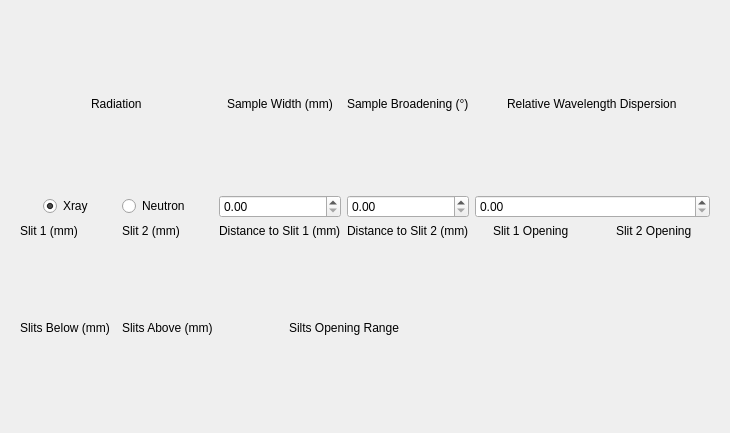
<?xml version="1.0" encoding="UTF-8"?>
<ui version="4.0">
 <class>Form</class>
 <widget class="QWidget" name="Form">
  <property name="geometry">
   <rect>
    <x>0</x>
    <y>0</y>
    <width>730</width>
    <height>433</height>
   </rect>
  </property>
  <property name="windowTitle">
   <string>Form</string>
  </property>
  <layout class="QVBoxLayout" name="verticalLayout_2">
   <item>
    <widget class="QWidget" name="widget" native="true">
     <layout class="QVBoxLayout" name="verticalLayout">
      <item>
       <layout class="QGridLayout" name="gridLayout">
        <item row="2" column="1">
         <layout class="QHBoxLayout" name="horizontalLayout_5">
          <item>
           <widget class="QLabel" name="label_2">
            <property name="sizePolicy">
             <sizepolicy hsizetype="Maximum" vsizetype="Maximum">
              <horstretch>0</horstretch>
              <verstretch>0</verstretch>
             </sizepolicy>
            </property>
            <property name="text">
             <string>Distance to Slit 1 (mm)</string>
            </property>
           </widget>
          </item>
          <item>
           <widget class="QLabel" name="label_3">
            <property name="sizePolicy">
             <sizepolicy hsizetype="Maximum" vsizetype="Maximum">
              <horstretch>0</horstretch>
              <verstretch>0</verstretch>
             </sizepolicy>
            </property>
            <property name="text">
             <string>Distance to Slit 2 (mm)</string>
            </property>
           </widget>
          </item>
         </layout>
        </item>
        <item row="3" column="0">
         <layout class="QHBoxLayout" name="horizontalLayout_6"/>
        </item>
        <item row="4" column="1" alignment="Qt::AlignHCenter|Qt::AlignVCenter">
         <widget class="QLabel" name="label_9">
          <property name="sizePolicy">
           <sizepolicy hsizetype="Maximum" vsizetype="Maximum">
            <horstretch>0</horstretch>
            <verstretch>0</verstretch>
           </sizepolicy>
          </property>
          <property name="text">
           <string>Silts Opening Range</string>
          </property>
         </widget>
        </item>
        <item row="1" column="0">
         <layout class="QHBoxLayout" name="horizontalLayout_4">
          <item>
           <widget class="QRadioButton" name="radioButton">
            <property name="sizePolicy">
             <sizepolicy hsizetype="Maximum" vsizetype="Maximum">
              <horstretch>0</horstretch>
              <verstretch>0</verstretch>
             </sizepolicy>
            </property>
            <property name="text">
             <string>Xray</string>
            </property>
            <property name="checked">
             <bool>true</bool>
            </property>
            <attribute name="buttonGroup">
             <string notr="true">buttonGroup</string>
            </attribute>
           </widget>
          </item>
          <item>
           <widget class="QRadioButton" name="radioButton_2">
            <property name="sizePolicy">
             <sizepolicy hsizetype="Maximum" vsizetype="Maximum">
              <horstretch>0</horstretch>
              <verstretch>0</verstretch>
             </sizepolicy>
            </property>
            <property name="text">
             <string>Neutron</string>
            </property>
            <attribute name="buttonGroup">
             <string notr="true">buttonGroup</string>
            </attribute>
           </widget>
          </item>
         </layout>
        </item>
        <item row="0" column="0" alignment="Qt::AlignHCenter|Qt::AlignVCenter">
         <widget class="QLabel" name="label">
          <property name="sizePolicy">
           <sizepolicy hsizetype="Maximum" vsizetype="Maximum">
            <horstretch>0</horstretch>
            <verstretch>0</verstretch>
           </sizepolicy>
          </property>
          <property name="text">
           <string>Radiation</string>
          </property>
         </widget>
        </item>
        <item row="5" column="0">
         <layout class="QHBoxLayout" name="horizontalLayout_9"/>
        </item>
        <item row="2" column="0">
         <layout class="QHBoxLayout" name="horizontalLayout">
          <property name="spacing">
           <number>12</number>
          </property>
          <item alignment="Qt::AlignVCenter">
           <widget class="QLabel" name="label_5">
            <property name="sizePolicy">
             <sizepolicy hsizetype="Maximum" vsizetype="Maximum">
              <horstretch>0</horstretch>
              <verstretch>0</verstretch>
             </sizepolicy>
            </property>
            <property name="text">
             <string>Slit 1 (mm)</string>
            </property>
           </widget>
          </item>
          <item alignment="Qt::AlignHCenter|Qt::AlignVCenter">
           <widget class="QLabel" name="label_6">
            <property name="sizePolicy">
             <sizepolicy hsizetype="Maximum" vsizetype="Maximum">
              <horstretch>0</horstretch>
              <verstretch>0</verstretch>
             </sizepolicy>
            </property>
            <property name="text">
             <string>Slit 2 (mm)</string>
            </property>
           </widget>
          </item>
         </layout>
        </item>
        <item row="3" column="3">
         <layout class="QHBoxLayout" name="horizontalLayout_8"/>
        </item>
        <item row="5" column="1">
         <layout class="QHBoxLayout" name="horizontalLayout_10"/>
        </item>
        <item row="3" column="1">
         <layout class="QHBoxLayout" name="horizontalLayout_7"/>
        </item>
        <item row="4" column="0">
         <layout class="QHBoxLayout" name="horizontalLayout_3">
          <property name="spacing">
           <number>12</number>
          </property>
          <item alignment="Qt::AlignVCenter">
           <widget class="QLabel" name="label_10">
            <property name="sizePolicy">
             <sizepolicy hsizetype="Maximum" vsizetype="Maximum">
              <horstretch>0</horstretch>
              <verstretch>0</verstretch>
             </sizepolicy>
            </property>
            <property name="text">
             <string>Slits Below (mm)</string>
            </property>
           </widget>
          </item>
          <item alignment="Qt::AlignHCenter|Qt::AlignVCenter">
           <widget class="QLabel" name="label_11">
            <property name="sizePolicy">
             <sizepolicy hsizetype="Maximum" vsizetype="Maximum">
              <horstretch>0</horstretch>
              <verstretch>0</verstretch>
             </sizepolicy>
            </property>
            <property name="text">
             <string>Slits Above (mm)</string>
            </property>
           </widget>
          </item>
         </layout>
        </item>
        <item row="2" column="3">
         <layout class="QHBoxLayout" name="horizontalLayout_2">
          <property name="spacing">
           <number>12</number>
          </property>
          <item alignment="Qt::AlignHCenter|Qt::AlignVCenter">
           <widget class="QLabel" name="label_7">
            <property name="sizePolicy">
             <sizepolicy hsizetype="Maximum" vsizetype="Maximum">
              <horstretch>0</horstretch>
              <verstretch>0</verstretch>
             </sizepolicy>
            </property>
            <property name="text">
             <string>Slit 1 Opening</string>
            </property>
           </widget>
          </item>
          <item alignment="Qt::AlignHCenter|Qt::AlignVCenter">
           <widget class="QLabel" name="label_8">
            <property name="sizePolicy">
             <sizepolicy hsizetype="Maximum" vsizetype="Maximum">
              <horstretch>0</horstretch>
              <verstretch>0</verstretch>
             </sizepolicy>
            </property>
            <property name="text">
             <string>Slit 2 Opening</string>
            </property>
           </widget>
          </item>
         </layout>
        </item>
        <item row="0" column="1">
         <layout class="QHBoxLayout" name="horizontalLayout_11">
          <item alignment="Qt::AlignHCenter|Qt::AlignVCenter">
           <widget class="QLabel" name="label_12">
            <property name="sizePolicy">
             <sizepolicy hsizetype="Maximum" vsizetype="Maximum">
              <horstretch>0</horstretch>
              <verstretch>0</verstretch>
             </sizepolicy>
            </property>
            <property name="text">
             <string>Sample Width (mm)</string>
            </property>
           </widget>
          </item>
          <item alignment="Qt::AlignHCenter|Qt::AlignVCenter">
           <widget class="QLabel" name="label_13">
            <property name="sizePolicy">
             <sizepolicy hsizetype="Maximum" vsizetype="Maximum">
              <horstretch>0</horstretch>
              <verstretch>0</verstretch>
             </sizepolicy>
            </property>
            <property name="text">
             <string>Sample Broadening (°)</string>
            </property>
           </widget>
          </item>
         </layout>
        </item>
        <item row="1" column="1">
         <layout class="QHBoxLayout" name="horizontalLayout_12">
          <item>
           <widget class="QDoubleSpinBox" name="doubleSpinBox_2"/>
          </item>
          <item>
           <widget class="QDoubleSpinBox" name="doubleSpinBox"/>
          </item>
         </layout>
        </item>
        <item row="0" column="3" alignment="Qt::AlignHCenter|Qt::AlignVCenter">
         <widget class="QLabel" name="label_4">
          <property name="sizePolicy">
           <sizepolicy hsizetype="Maximum" vsizetype="Maximum">
            <horstretch>0</horstretch>
            <verstretch>0</verstretch>
           </sizepolicy>
          </property>
          <property name="text">
           <string>Relative Wavelength Dispersion</string>
          </property>
         </widget>
        </item>
        <item row="1" column="3">
         <widget class="QDoubleSpinBox" name="doubleSpinBox_3"/>
        </item>
       </layout>
      </item>
     </layout>
    </widget>
   </item>
  </layout>
 </widget>
 <resources/>
 <connections/>
 <buttongroups>
  <buttongroup name="buttonGroup"/>
 </buttongroups>
</ui>
